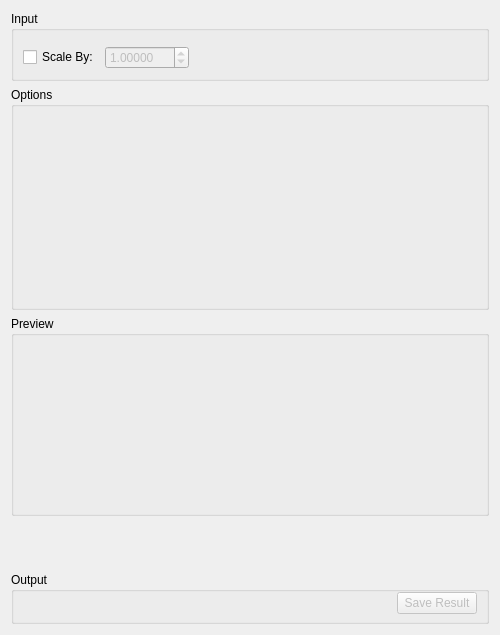
<?xml version="1.0" encoding="UTF-8"?>
<ui version="4.0">
 <class>MomentsTab</class>
 <widget class="QWidget" name="MomentsTab">
  <property name="geometry">
   <rect>
    <x>0</x>
    <y>0</y>
    <width>500</width>
    <height>635</height>
   </rect>
  </property>
  <property name="minimumSize">
   <size>
    <width>500</width>
    <height>0</height>
   </size>
  </property>
  <property name="windowTitle">
   <string>Form</string>
  </property>
  <layout class="QVBoxLayout" name="moment_verticalLayout_27">
   <item>
    <widget class="QGroupBox" name="gbInput">
     <property name="title">
      <string>Input</string>
     </property>
     <layout class="QVBoxLayout" name="verticalLayout">
      <item>
       <widget class="MantidQt::MantidWidgets::DataSelector" name="dsInput" native="true">
        <property name="sizePolicy">
         <sizepolicy hsizetype="Minimum" vsizetype="Fixed">
          <horstretch>0</horstretch>
          <verstretch>0</verstretch>
         </sizepolicy>
        </property>
        <property name="loadLabelText" stdset="0">
         <string>Plot Input</string>
        </property>
        <property name="workspaceSuffixes" stdset="0">
         <stringlist>
          <string>_sqw</string>
         </stringlist>
        </property>
        <property name="fileBrowserSuffixes" stdset="0">
         <stringlist>
          <string>_sqw.nxs</string>
         </stringlist>
        </property>
        <property name="showLoad" stdset="0">
         <bool>false</bool>
        </property>
       </widget>
      </item>
      <item>
       <layout class="QHBoxLayout" name="loScale">
        <item>
         <widget class="QCheckBox" name="ckScale">
          <property name="text">
           <string>Scale By:</string>
          </property>
         </widget>
        </item>
        <item>
         <widget class="QDoubleSpinBox" name="spScale">
          <property name="enabled">
           <bool>false</bool>
          </property>
          <property name="decimals">
           <number>5</number>
          </property>
          <property name="maximum">
           <double>999.990000000000009</double>
          </property>
          <property name="singleStep">
           <double>0.100000000000000</double>
          </property>
          <property name="value">
           <double>1.000000000000000</double>
          </property>
         </widget>
        </item>
        <item>
         <spacer name="horizontalSpacer_2">
          <property name="orientation">
           <enum>Qt::Horizontal</enum>
          </property>
          <property name="sizeType">
           <enum>QSizePolicy::Expanding</enum>
          </property>
          <property name="sizeHint" stdset="0">
           <size>
            <width>40</width>
            <height>20</height>
           </size>
          </property>
         </spacer>
        </item>
       </layout>
      </item>
     </layout>
    </widget>
   </item>
   <item>
    <widget class="QGroupBox" name="gbOptions">
     <property name="title">
      <string>Options</string>
     </property>
     <layout class="QHBoxLayout" name="horizontalLayout_21">
      <property name="topMargin">
       <number>0</number>
      </property>
      <property name="bottomMargin">
       <number>0</number>
      </property>
      <item>
       <widget class="QFrame" name="fPropertyTable">
        <property name="minimumSize">
         <size>
          <width>200</width>
          <height>0</height>
         </size>
        </property>
        <layout class="QGridLayout" name="gridLayout">
         <property name="leftMargin">
          <number>0</number>
         </property>
         <property name="topMargin">
          <number>0</number>
         </property>
         <property name="rightMargin">
          <number>0</number>
         </property>
         <property name="bottomMargin">
          <number>0</number>
         </property>
         <item row="0" column="0">
          <layout class="QHBoxLayout" name="properties">
           <property name="topMargin">
            <number>9</number>
           </property>
           <property name="bottomMargin">
            <number>9</number>
           </property>
          </layout>
         </item>
        </layout>
       </widget>
      </item>
      <item>
       <widget class="MantidQt::MantidWidgets::PreviewPlot" name="ppRawPlot" native="true">
        <property name="minimumSize">
         <size>
          <width>0</width>
          <height>200</height>
         </size>
        </property>
        <property name="canvasColour" stdset="0">
         <color>
          <red>255</red>
          <green>255</green>
          <blue>255</blue>
         </color>
        </property>
       </widget>
      </item>
     </layout>
    </widget>
   </item>
   <item>
    <widget class="QGroupBox" name="gbPreview">
     <property name="minimumSize">
      <size>
       <width>0</width>
       <height>200</height>
      </size>
     </property>
     <property name="title">
      <string>Preview</string>
     </property>
     <layout class="QHBoxLayout" name="horizontalLayout_1">
      <property name="leftMargin">
       <number>6</number>
      </property>
      <property name="topMargin">
       <number>0</number>
      </property>
      <property name="rightMargin">
       <number>6</number>
      </property>
      <property name="bottomMargin">
       <number>0</number>
      </property>
      <item>
       <widget class="MantidQt::MantidWidgets::PreviewPlot" name="ppMomentsPreview" native="true">
        <property name="canvasColour" stdset="0">
         <color>
          <red>255</red>
          <green>255</green>
          <blue>255</blue>
         </color>
        </property>
        <property name="showLegend" stdset="0">
         <bool>true</bool>
        </property>
       </widget>
      </item>
     </layout>
    </widget>
   </item>
   <item>
    <widget class="MantidQt::CustomInterfaces::RunView" name="runWidget" native="true"/>
   </item>
   <item>
    <widget class="QGroupBox" name="gbOutput">
     <property name="title">
      <string>Output</string>
     </property>
     <layout class="QHBoxLayout" name="horizontalLayout">
      <property name="topMargin">
       <number>0</number>
      </property>
      <property name="bottomMargin">
       <number>7</number>
      </property>
      <item>
       <widget class="MantidQt::CustomInterfaces::OutputPlotOptionsView" name="ipoPlotOptions" native="true"/>
      </item>
      <item>
       <spacer name="horizontalSpacer_1">
        <property name="orientation">
         <enum>Qt::Horizontal</enum>
        </property>
        <property name="sizeHint" stdset="0">
         <size>
          <width>40</width>
          <height>20</height>
         </size>
        </property>
       </spacer>
      </item>
      <item>
       <widget class="QPushButton" name="pbSave">
        <property name="enabled">
         <bool>false</bool>
        </property>
        <property name="text">
         <string>Save Result</string>
        </property>
       </widget>
      </item>
     </layout>
    </widget>
   </item>
  </layout>
 </widget>
 <customwidgets>
  <customwidget>
   <class>MantidQt::CustomInterfaces::RunView</class>
   <extends>QWidget</extends>
   <header>MantidQtWidgets/Spectroscopy/RunWidget/RunView.h</header>
   <container>1</container>
  </customwidget>
  <customwidget>
   <class>MantidQt::CustomInterfaces::OutputPlotOptionsView</class>
   <extends>QWidget</extends>
   <header>MantidQtWidgets/Spectroscopy/OutputWidget/OutputPlotOptionsView.h</header>
   <container>1</container>
  </customwidget>
  <customwidget>
   <class>MantidQt::MantidWidgets::PreviewPlot</class>
   <extends>QWidget</extends>
   <header>MantidQtWidgets/Plotting/PreviewPlot.h</header>
   <container>1</container>
  </customwidget>
  <customwidget>
   <class>MantidQt::MantidWidgets::DataSelector</class>
   <extends>QWidget</extends>
   <header>MantidQtWidgets/Common/DataSelector.h</header>
  </customwidget>
 </customwidgets>
 <resources/>
 <connections>
  <connection>
   <sender>ckScale</sender>
   <signal>toggled(bool)</signal>
   <receiver>spScale</receiver>
   <slot>setEnabled(bool)</slot>
   <hints>
    <hint type="sourcelabel">
     <x>60</x>
     <y>45</y>
    </hint>
    <hint type="destinationlabel">
     <x>139</x>
     <y>46</y>
    </hint>
   </hints>
  </connection>
 </connections>
</ui>
